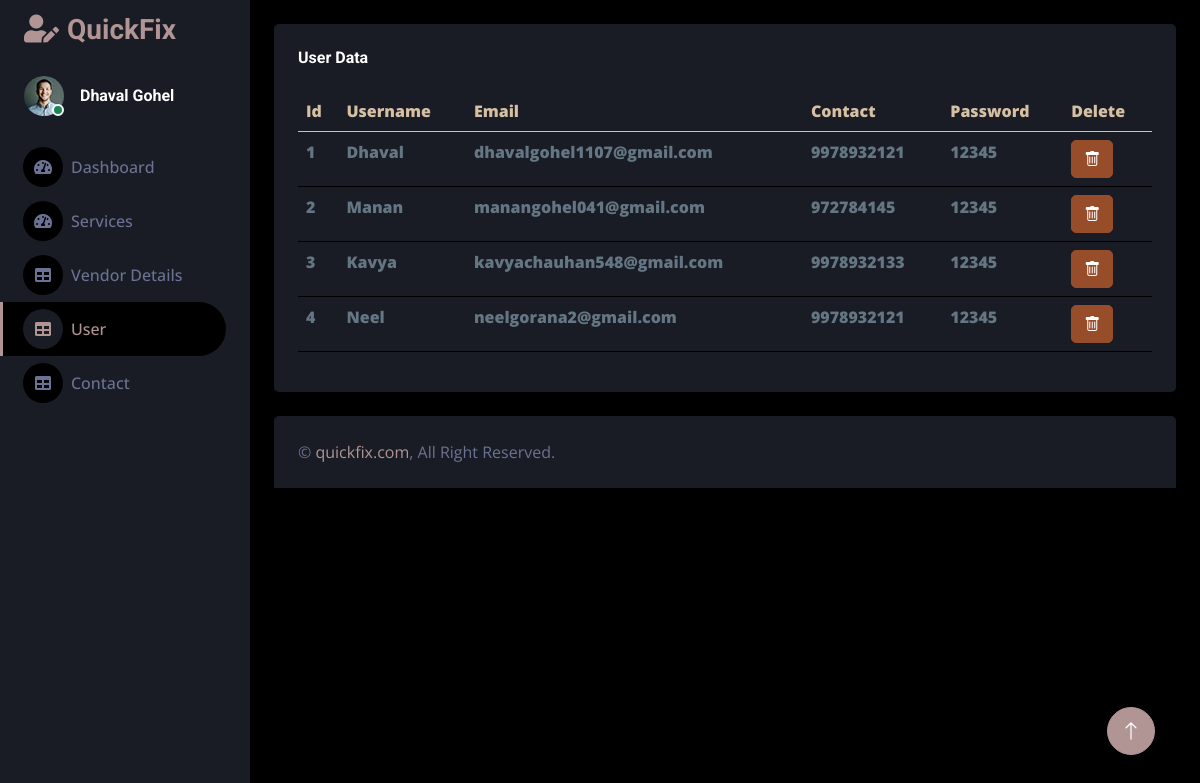
Screenshot of /admin-user with the database file from the repository.
### QuickFix/models.py (models this page shows)
class userData(models.Model):
    id = models.AutoField(primary_key=True)
    username = models.CharField(max_length=100)
    email = models.CharField(max_length=100)
    phone = models.CharField(max_length=100)
    password = models.CharField(max_length=100)

### QuickFix/views.py (the view)
# urls.py: path('admin-user',views.user_tables,name='admin-user'),
def user_tables(request):
    data = userData.objects.all()
    return render(request, 'Admin_User.html', {'data': data})

### templates/Admin_User.html (shortened to what this page needs)
<!DOCTYPE html>
<html lang="en">
<head>
    <link href="https://cdnjs.cloudflare.com/ajax/libs/font-awesome/5.10.0/css/all.min.css" rel="stylesheet">
    <link href="https://cdn.jsdelivr.net/npm/bootstrap-icons@1.4.1/font/bootstrap-icons.css" rel="stylesheet">
    <link href="/static/admin_css/lib/owlcarousel/assets/owl.carousel.min.css" rel="stylesheet">
    <link href="/static/admin_css/lib/tempusdominus/css/tempusdominus-bootstrap-4.min.css" rel="stylesheet" />
    <link href="/static/admin_css/css/bootstrap.min.css" rel="stylesheet">
    <link href="/static/admin_css/css/style.css" rel="stylesheet">
  <link rel="stylesheet" href="https://cdn.jsdelivr.net/npm/sweetalert2@11/dist/sweetalert2.min.css">
</head>
<body>
    <div class="container-fluid position-relative d-flex p-0">
        <div class="sidebar pe-4 pb-3">
            <nav class="navbar bg-secondary navbar-dark">
                <a href="index.html" class="navbar-brand mx-4 mb-3">
                    <h3 class="text-primary"><i class="fa fa-user-edit me-2"></i>QuickFix</h3>
                </a>
                <div class="d-flex align-items-center ms-4 mb-4">
                    <div class="position-relative">
                        <img class="rounded-circle" src="/static/admin_css/img/user.jpg" alt="" style="width: 40px; height: 40px;">
                        <div class="bg-success rounded-circle border border-2 border-white position-absolute end-0 bottom-0 p-1"></div>
                    </div>
                    <div class="ms-3">
                        <h6 class="mb-0">Dhaval Gohel</h6>
                    </div>
                </div>
                <div class="navbar-nav w-100">
                    <a href="{% url 'admin-dashboard'%}" class="nav-item nav-link "><i class="fa fa-tachometer-alt me-2"></i>Dashboard</a>
                    <a href="{% url 'admin-vendor'%}" class="nav-item nav-link "><i class="fa fa-tachometer-alt me-2"></i>Services</a>
                    <a href="{% url 'admin-vendata'%}" class="nav-item nav-link "><i class="fa fa-table me-2"></i>Vendor Details</a>
                    <a href="{% url 'admin-user'%}" class="nav-item nav-link active"><i class="fa fa-table me-2"></i>User</a>
                    <a href="{% url 'admin-contactus'%}" class="nav-item nav-link "><i class="fa fa-table me-2"></i>Contact</a>
                </div>
            </nav>
        </div>
        <div class="content">
            <div class="container-fluid pt-4 px-4">
                <div class="row g-4">
                    <div class="col-12">
                        <div class="bg-secondary rounded h-100 p-4">
                            <h6 class="mb-4">User Data</h6>
                            <table class="table">
                                <thead>
                                    <tr>
                                        <th scope="col">Id</th>
                                        <th scope="col">Username</th>
                                        <th scope="col">Email</th>
                                        <th scope="col">Contact</th>
                                        <th scope="col">Password</th>
                                        <th scope="col">Delete</th>
                                    </tr>
                                </thead>
                                <tbody>
                                    {% for data in data %}
                                        <tr>
                                            <td>{{ forloop.counter }}</td>
                                            <td>{{ data.username }}</td>
                                            <td>{{ data.email }}</td>
                                            <td>{{ data.phone }}</td>
                                            <td>{{ data.password }}</td>
                                            <td>
                                                <form id="delete-form-{{ data.id }}" action="{% url 'user_delete' data.id %}" method="POST">
                                                    <button type="button" class="btn btn-danger" onclick="confirmDelete('{{data.id}}')">
                                                        <i class="bi bi-trash"></i>
                                                    </button>
                                                </form>
                                            </td>
                                        </tr>
                                    {% endfor %}
                                </tbody>
                            </table>
                        </div>
                    </div>
                </div>
            </div>
            <div class="container-fluid pt-4 px-4">
                <div class="bg-secondary rounded-top p-4">
                    <div class="row">
                        <div class="col-12 col-sm-6 text-center text-sm-start">
                            &copy; <a href="#">quickfix.com</a>, All Right Reserved.
                        </div>
                    </div>
                </div>
            </div>
        </div>
        <a href="#" class="btn btn-lg btn-primary btn-lg-square back-to-top"><i class="bi bi-arrow-up"></i></a>
    </div>
</body>
</html>

### static/admin_css/css/style.css (style rules this page uses)
:root { --primary: #b19494; --secondary: #191C24; --light: #6C7293; --dark: #000000; }
.back-to-top { position: fixed; display: none; right: 45px; bottom: 45px; z-index: 99; }
.btn { transition: .5s; }
.btn-lg-square { width: 48px; height: 48px; }
.btn-square, .btn-sm-square, .btn-lg-square { padding: 0; display: inline-flex; align-items: center; justify-content: center; font-weight: normal; border-radius: 50px; }
.sidebar { position: fixed; top: 0; left: 0; bottom: 0; width: 250px; height: 100vh; overflow-y: auto; background: var(--secondary); transition: 0.5s; z-index: 999; }
.content { margin-left: 250px; min-height: 100vh; background: var(--dark); transition: 0.5s; }
@media (min-width: 992px) { .sidebar { margin-left: 0; } }
@media (min-width: 992px) { .content { width: calc(100% - 250px); } }
.sidebar .navbar .navbar-nav .nav-link { padding: 7px 20px; color: var(--light); font-weight: 500; border-left: 3px solid var(--secondary); border-radius: 0 30px 30px 0; outline: none; }
.sidebar .navbar .navbar-nav .nav-link:hover, .sidebar .navbar .navbar-nav .nav-link.active { color: var(--primary); background: var(--dark); border-color: var(--primary); }
.sidebar .navbar .navbar-nav .nav-link i { width: 40px; height: 40px; display: inline-flex; align-items: center; justify-content: center; background: var(--dark); border-radius: 40px; }
.sidebar .navbar .navbar-nav .nav-link:hover i, .sidebar .navbar .navbar-nav .nav-link.active i { background: var(--secondary); }

### templates/Admin_User.html (style rules this page uses)
th { color: rgb(214, 192, 164); align-content: center; font-weight: 800; }
td { color: rgb(100, 118, 131); font-weight: 800; }

### rows the page displays
userData: username "Dhaval", email "dhavalgohel1107@gmail.com", phone "9978932121", password "12345"
userData: username "Manan", email "manangohel041@gmail.com", phone "972784145", password "12345"
userData: username "Kavya", email "kavyachauhan548@gmail.com", phone "9978932133", password "12345"
userData: username "Neel", email "neelgorana2@gmail.com", phone "9978932121", password "12345"
